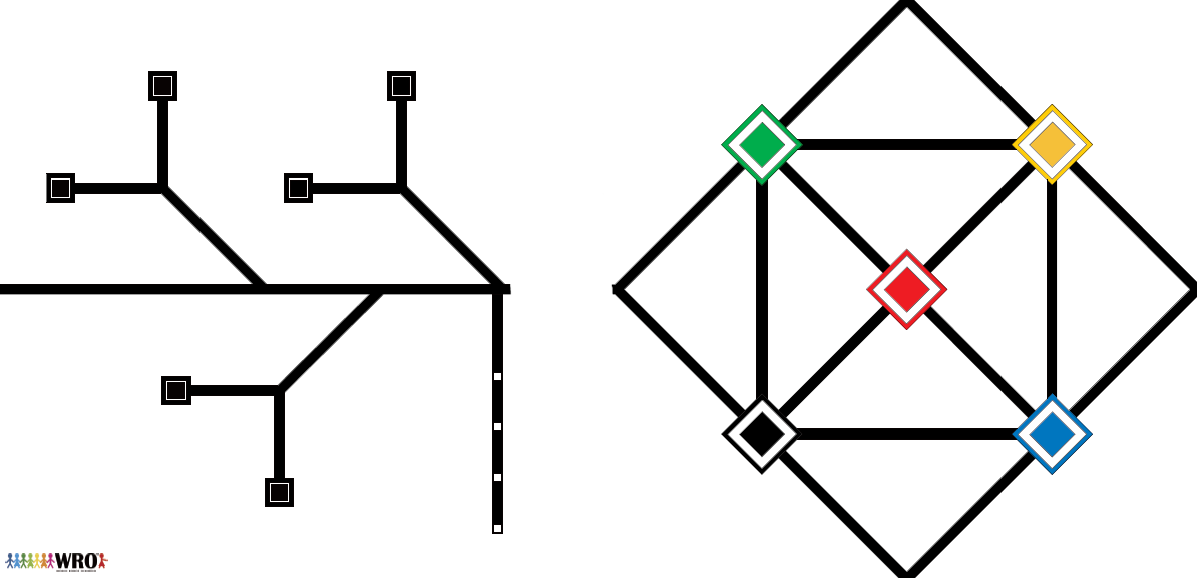
#> input picture WRO2017/Lego-20250607T115704Z-1-001/Lego/プレゼン資料/素材等/gtkt.fw.png, 1197 x 578 px, given in place of test3.mp4, which was not available
$ python Preprocess1.py
#> lines starting #> are read from the running program, lines starting #| are printed output that depends on the picture
import cv2
import numpy as np
import pickle
from sklearn import preprocessing


PATH1 = "/Users/taka/Library/Mobile Documents/com~apple~CloudDocs/AO/data/test3.mp4"
PATH2 = "/Users/taka/Library/Mobile Documents/com~apple~CloudDocs/AO/data/test1.mp4"
RE = 12
TH0 = 70


def readVF():
    ret,frame = v_cap.read()
    if not ret:
        return 0,ret
    frame = cv2.cvtColor(frame, cv2.COLOR_BGR2GRAY)
    frame = cv2.resize(frame, (int(W/RE),int(H/RE)))
    return ret, frame

def looding(c1,c2,name):
    print(int((c1/c2)*100),"%",name)
    return


v_cap = cv2.VideoCapture( PATH1 )
W = int(v_cap.get(cv2.CAP_PROP_FRAME_WIDTH))
H = int(v_cap.get(cv2.CAP_PROP_FRAME_HEIGHT))
L = int(v_cap.get(cv2.CAP_PROP_FRAME_COUNT))

for i in range(L):
    ret,f0 = readVF()
    if not ret :
        break
    if i == 1:
        a1 = [f0.flatten()]
    if i != 1 and i != 0 :
        a1 = np.append(a1, [f0.flatten()], axis=0)
    looding(i,L,"a1")
#> this loop made 1 pass
#> ret on pass 1: True
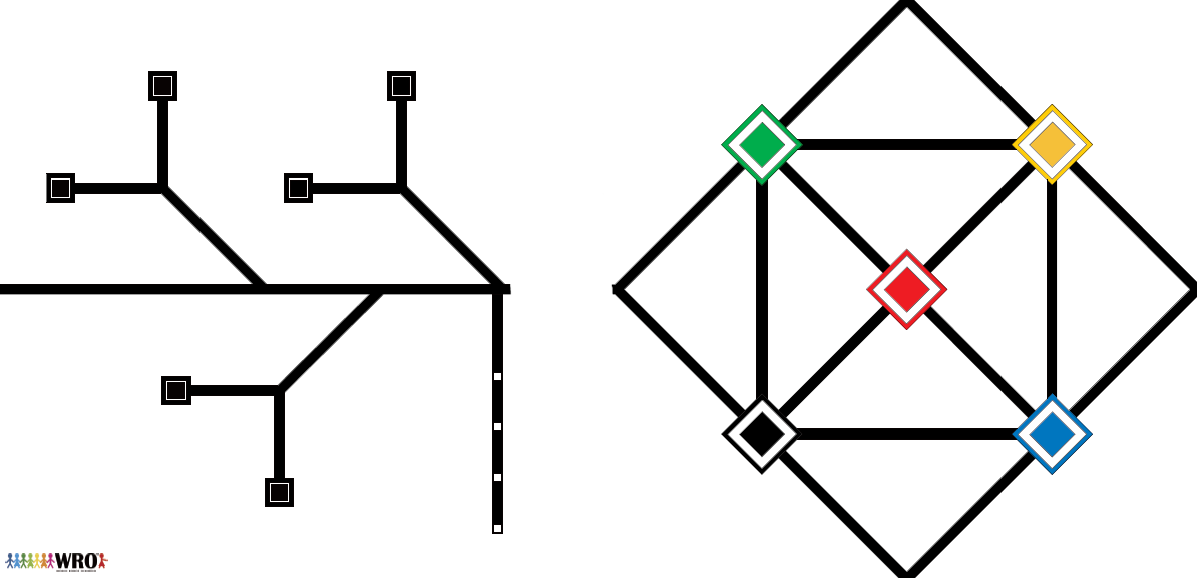
#> input picture WRO2017/Lego-20250607T115704Z-1-001/Lego/プレゼン資料/素材等/gtkt.fw.png, 1197 x 578 px, given in place of test3.mp4, which was not available
#> pass 1, in readVF, `frame = cv2.resize(frame, (int(W/RE),int(H/RE)))`:
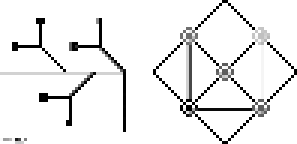
#> frame: shape (48, 99) (shown 3 times larger); min 0, max 255, mean 236.6

v_cap.release()

with open('as.bin', 'wb') as p:
#> (the run stopped early here; a loop or call above may not have finished)

$ run again, on WRO2017/Lego-20250607T115704Z-1-001/Lego/プレゼン資料/素材等/コース.png
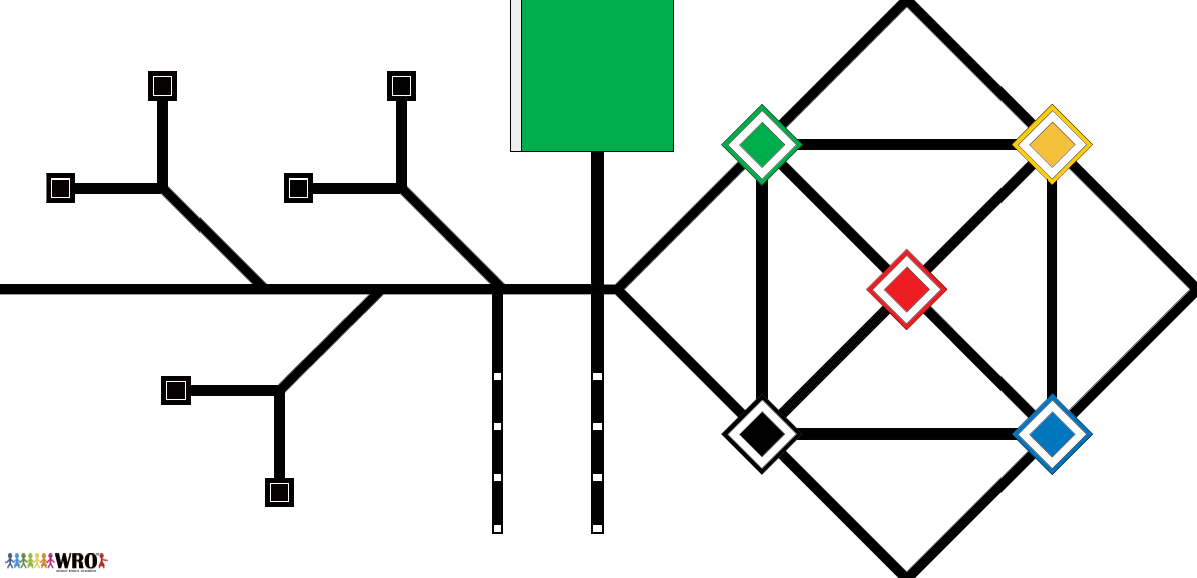
#> input picture WRO2017/Lego-20250607T115704Z-1-001/Lego/プレゼン資料/素材等/コース.png, 1197 x 578 px, given in place of test3.mp4, which was not available
#> the loop `for i in range(L):` made 1 pass
#> ret on pass 1: True
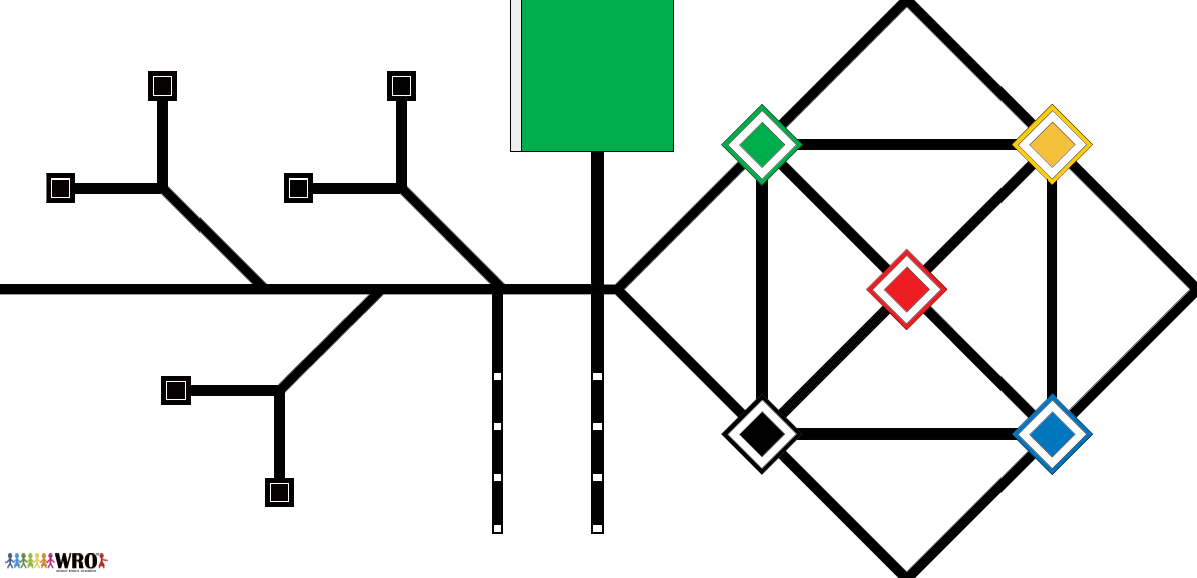
#> input picture WRO2017/Lego-20250607T115704Z-1-001/Lego/プレゼン資料/素材等/コース.png, 1197 x 578 px, given in place of test3.mp4, which was not available
#> pass 1, in readVF, `frame = cv2.cvtColor(frame, cv2.COLOR_BGR2GRAY)`:
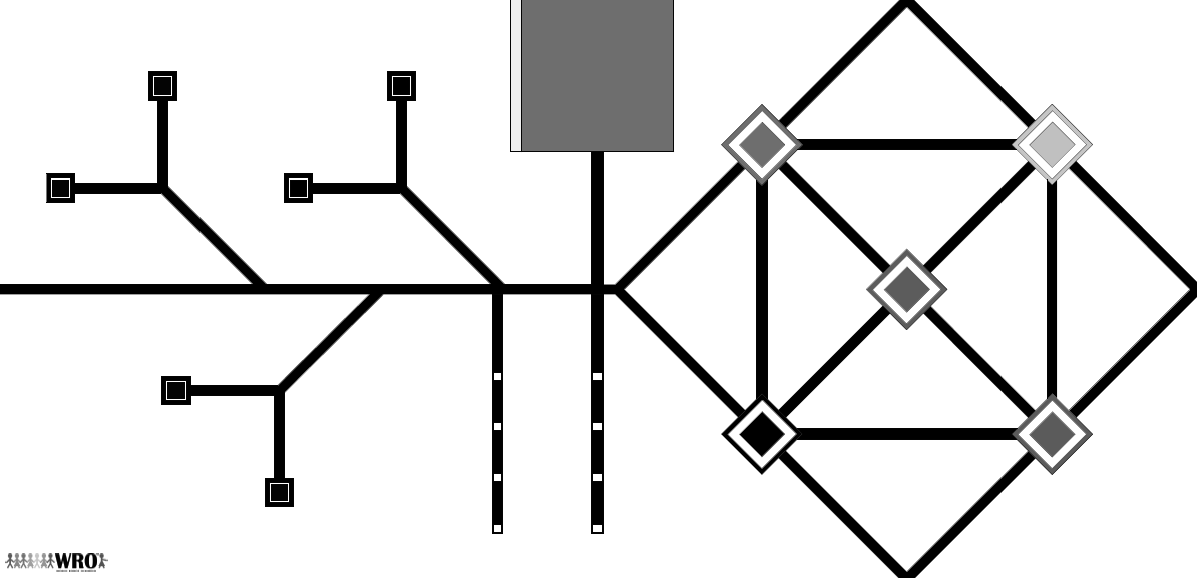
#> frame: shape (578, 1197); min 0, max 255, mean 226
#> pass 1, in readVF, `frame = cv2.resize(frame, (int(W/RE),int(H/RE)))`:
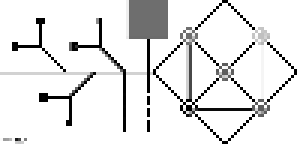
#> frame: shape (48, 99) (shown 3 times larger); min 0, max 255, mean 229.8

$ run again, on WRO2017/Lego-20250607T115704Z-1-001/Lego/プレゼン資料/素材等/タービン.png
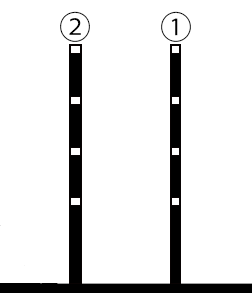
#> input picture WRO2017/Lego-20250607T115704Z-1-001/Lego/プレゼン資料/素材等/タービン.png, 252 x 293 px, given in place of test3.mp4, which was not available
#> the loop `for i in range(L):` made 1 pass
#> ret on pass 1: True
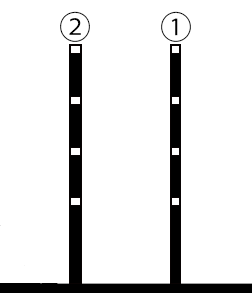
#> input picture WRO2017/Lego-20250607T115704Z-1-001/Lego/プレゼン資料/素材等/タービン.png, 252 x 293 px, given in place of test3.mp4, which was not available
#> pass 1, in readVF, `frame = cv2.resize(frame, (int(W/RE),int(H/RE)))`:
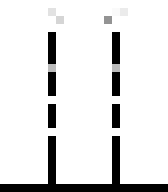
#> frame: shape (24, 21) (shown 8 times larger); min 0, max 255, mean 227.5
